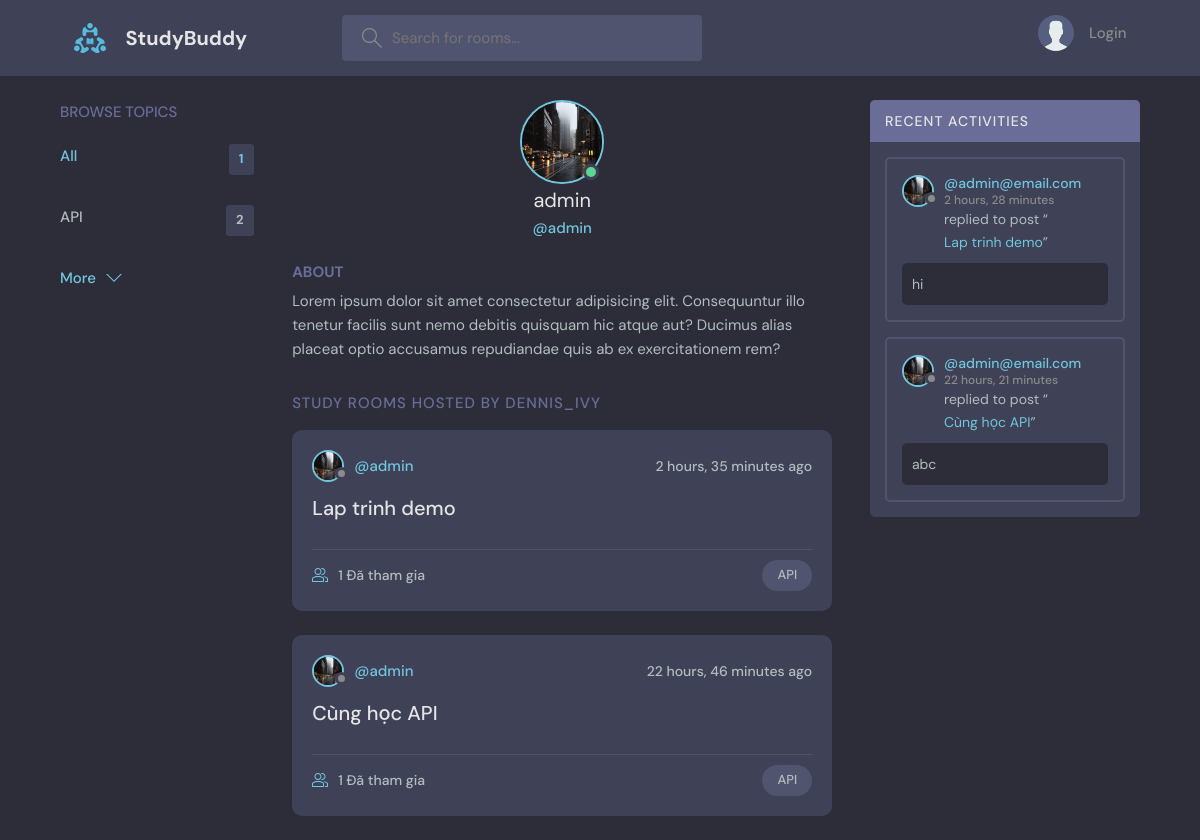
Page /profile/1/ on the committed database.
### base/models.py (models this page shows, shortened)
class Topic(models.Model):
    name = models.CharField(max_length=200)

class User(AbstractUser):
    name = models.CharField(max_length=200,null=True)
    email = models.EmailField(unique=True, null=True)
    bio = models.TextField(null=True)
    avatar= models.ImageField(null=True, default="avatar.svg")
    USERNAME_FIELD = 'email'
    REQUIRED_FIELDS= []

class Room(models.Model):
    host = models.ForeignKey(User, on_delete=models.SET_NULL,null=True)
    topic = models.ForeignKey(Topic, on_delete=models.SET_NULL,null=True)
    name = models.CharField(max_length=200)
    description = models.TextField(null=True, blank=True)
    participants = models.ManyToManyField(User,related_name='participants',blank=True)
    updated = models.DateTimeField(auto_now=True)
    created = models.DateTimeField(auto_now_add=True)
    class Meta:
        ordering = ['-updated','-created']
    def __str__(self):
        return self.name

class Message(models.Model):
    user = models.ForeignKey(User, on_delete=models.CASCADE)
    room = models.ForeignKey(Room, on_delete=models.CASCADE)
    body = models.TextField()
    updated = models.DateTimeField(auto_now=True)
    created = models.DateTimeField(auto_now_add=True)
    class Meta:
        ordering = ['-updated','-created']

### base/views.py (the view)
# urls.py: path("profile/<str:pk>/",views.userProfile,name="user-profile"),
def userProfile(request, pk):
    user = User.objects.get(id=pk)
    rooms = user.room_set.all()
    room_messages= user.message_set.all()
    topic =Topic.objects.all()
    context ={'user':user, 'rooms':rooms,'room_messages':room_messages,'topic':topic}
    return render(request,'base/profile.html', context)

### base/templates/base/profile.html (shortened to what this page needs)
{% extends 'main.html' %}
{% block content %}
  <main class="profile-page layout layout--3">
    <div class="container">
      {% include 'base/topic_component.html' %}
      <div class="roomList">
        <div class="profile">
          <div class="profile__avatar">
            <div class="avatar avatar--large active">
              <img src="{{user.avatar.url}}" />
            </div>
          </div>
          <div class="profile__info">
            <h3>{{user.username}}</h3>
            <p>@{{user.username}}</p>
          </div>
          <div class="profile__about">
            <h3>About</h3>
            <p>
              Lorem ipsum dolor sit amet consectetur adipisicing elit. Consequuntur illo tenetur
              facilis sunt nemo debitis quisquam hic atque aut? Ducimus alias placeat optio
              accusamus repudiandae quis ab ex exercitationem rem?
            </p>
          </div>
        </div>
        <div class="roomList__header">
          <div>
            <h2>Study Rooms Hosted by dennis_ivy</a>
            </h2>
          </div>
        </div>
        {% include 'base/feed_component.html' %}
      </div>
      {% include 'base/activity_component.html' %}
    </div>
  </main>
{% endblock content %}

### base/templates/base/topic_component.html
<div class="topics">
    <div class="topics__header">
      <h2>Browse Topics</h2>
    </div>
    <ul class="topics__list">
      <li>
        <a href="{% url 'home' %}" class="active">All <span>{{topic.count}}</span></a>
      </li>
      {% for topic in topic %}
      <li>
        <a href="{% url 'home' %}?q={{topic.name}}">{{topic.name}} <span>{{topic.room_set.all.count}}</span></a>
      </li>
      {% endfor %}
    <a class="btn btn--link" href="{% url 'topics'%}">
      More
      <svg version="1.1" xmlns="http://www.w3.org/2000/svg" width="32" height="32" viewBox="0 0 32 32">
        <title>chevron-down</title>
        <path d="M16 21l-13-13h-3l16 16 16-16h-3l-13 13z"></path>
      </svg>
    </a>
</div>

### base/templates/base/feed_component.html (shortened to what this page needs)
{% for room in rooms %}
<div class="roomListRoom">
    <div class="roomListRoom__header">
      <a href="{% url 'user-profile' room.host.id %}" class="roomListRoom__author">
        <div class="avatar avatar--small">
          <img src="{{room.host.avatar.url}}" />
        </div>
        <span>@{{room.host.username}}</span>
      </a>
      <div class="roomListRoom__actions">
        <span>{{room.created|timesince}} ago</span>
      </div>
    </div>
    <div class="roomListRoom__content">
      <a href="{% url 'room' room.id %}">{{room.name}}</a>
    </div>
    <div class="roomListRoom__meta">
      <a href="{% url 'room' room.id %}" class="roomListRoom__joined">
        {{room.participants.all.count}} Đã tham gia
      </a>
      <p class="roomListRoom__topic">{{room.topic.name}}</p>
    </div>
</div>
{% endfor %}

### base/templates/base/activity_component.html (shortened to what this page needs)
<div class="activities">
    <div class="activities__header">
        <h2>Recent Activities</h2>
    </div>
    {% for message in room_messages %}
    <div class="activities__box">
        <div class="activities__boxHeader roomListRoom__header">
            <a href="{% url 'user-profile' message.user.id %}" class="roomListRoom__author">
        <div class="avatar avatar--small">
            <img src="{{message.user.avatar.url}}" />
        </div>
            <p> @{{message.user}} <span>{{message.created|timesince}}</span> </p>
            </a>
        </div>
        <div class="activities__boxContent">
            <p>replied to post “<a href="{% url 'room' message.room.id %}">{{message.room}}</a>”</p>
            <div class="activities__boxRoomContent">
                {{message.body}}
            </div>
        </div>
    </div>
    {% endfor%}
</div>

### rows in the picture
Topic: name "API", room_set.all.count "2"
User: avatar (picture), username "admin"
Room: host.avatar (picture), host.username "admin", created "2 hours, 35 minutes", name "Lap trinh demo", participants.all.count "1", topic.name "API"
Room: host.avatar (picture), host.username "admin", created "22 hours, 46 minutes", name "Cùng học API", participants.all.count "1", topic.name "API"
Message: user.avatar (picture), user "admin@email.com", created "2 hours, 28 minutes", room "Lap trinh demo", body "hi"
Message: user.avatar (picture), user "admin@email.com", created "22 hours, 21 minutes", room "Cùng học API", body "abc"

### other values in the picture
{{ topic.count }} "1"
